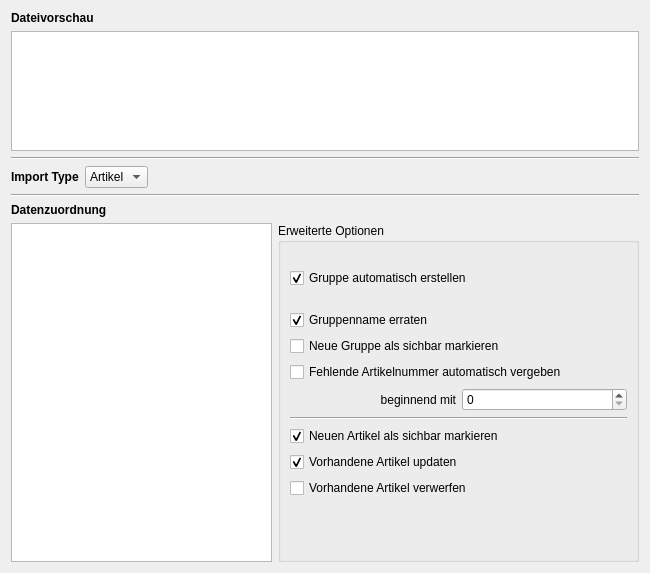
<?xml version="1.0" encoding="UTF-8"?>
<ui version="4.0">
 <class>CsvImportWizardPage2</class>
 <widget class="QWizardPage" name="CsvImportWizardPage2">
  <property name="geometry">
   <rect>
    <x>0</x>
    <y>0</y>
    <width>650</width>
    <height>573</height>
   </rect>
  </property>
  <layout class="QHBoxLayout" name="horizontalLayout_2">
   <item>
    <layout class="QGridLayout" name="gridLayout">
     <item row="0" column="0">
      <widget class="QLabel" name="label_10">
       <property name="font">
        <font>
         <weight>75</weight>
         <bold>true</bold>
        </font>
       </property>
       <property name="text">
        <string>Dateivorschau</string>
       </property>
      </widget>
     </item>
     <item row="1" column="0">
      <widget class="QTableView" name="tableView">
       <property name="sizePolicy">
        <sizepolicy hsizetype="Expanding" vsizetype="Minimum">
         <horstretch>0</horstretch>
         <verstretch>0</verstretch>
        </sizepolicy>
       </property>
       <property name="minimumSize">
        <size>
         <width>0</width>
         <height>0</height>
        </size>
       </property>
       <property name="maximumSize">
        <size>
         <width>16777215</width>
         <height>120</height>
        </size>
       </property>
      </widget>
     </item>
     <item row="2" column="0">
      <widget class="Line" name="line_2">
       <property name="orientation">
        <enum>Qt::Horizontal</enum>
       </property>
      </widget>
     </item>
     <item row="3" column="0">
      <layout class="QGridLayout" name="gridLayout_3">
       <item row="0" column="1">
        <widget class="QComboBox" name="importTypeComboBox">
         <item>
          <property name="text">
           <string>Artikel</string>
          </property>
         </item>
        </widget>
       </item>
       <item row="0" column="0">
        <widget class="QLabel" name="label_3">
         <property name="font">
          <font>
           <weight>75</weight>
           <bold>true</bold>
          </font>
         </property>
         <property name="text">
          <string>Import Type</string>
         </property>
        </widget>
       </item>
       <item row="0" column="2">
        <spacer name="horizontalSpacer">
         <property name="orientation">
          <enum>Qt::Horizontal</enum>
         </property>
         <property name="sizeHint" stdset="0">
          <size>
           <width>40</width>
           <height>20</height>
          </size>
         </property>
        </spacer>
       </item>
      </layout>
     </item>
     <item row="4" column="0">
      <widget class="Line" name="line">
       <property name="orientation">
        <enum>Qt::Horizontal</enum>
       </property>
      </widget>
     </item>
     <item row="5" column="0">
      <widget class="QLabel" name="label_11">
       <property name="font">
        <font>
         <weight>75</weight>
         <bold>true</bold>
        </font>
       </property>
       <property name="text">
        <string>Datenzuordnung</string>
       </property>
      </widget>
     </item>
     <item row="6" column="0">
      <layout class="QHBoxLayout" name="horizontalLayout">
       <item>
        <widget class="QTableView" name="assignmentView">
         <property name="sizePolicy">
          <sizepolicy hsizetype="Minimum" vsizetype="Expanding">
           <horstretch>0</horstretch>
           <verstretch>0</verstretch>
          </sizepolicy>
         </property>
        </widget>
       </item>
       <item>
        <widget class="QGroupBox" name="groupBox">
         <property name="title">
          <string>Erweiterte Optionen</string>
         </property>
         <layout class="QVBoxLayout" name="verticalLayout_2">
          <item>
           <layout class="QVBoxLayout" name="verticalLayout">
            <item>
             <widget class="QCheckBox" name="autoGroupCheckBox">
              <property name="sizePolicy">
               <sizepolicy hsizetype="Minimum" vsizetype="Expanding">
                <horstretch>0</horstretch>
                <verstretch>0</verstretch>
               </sizepolicy>
              </property>
              <property name="text">
               <string>Gruppe automatisch erstellen</string>
              </property>
              <property name="checked">
               <bool>true</bool>
              </property>
             </widget>
            </item>
            <item>
             <widget class="QCheckBox" name="guessGroupCheckBox">
              <property name="text">
               <string>Gruppenname erraten</string>
              </property>
              <property name="checked">
               <bool>true</bool>
              </property>
             </widget>
            </item>
            <item>
             <widget class="QCheckBox" name="visibleGroupCheckBox">
              <property name="text">
               <string>Neue Gruppe als sichbar markieren</string>
              </property>
              <property name="checked">
               <bool>false</bool>
              </property>
             </widget>
            </item>
            <item>
             <widget class="QCheckBox" name="autoItemnumCheckBox">
              <property name="text">
               <string>Fehlende Artikelnummer automatisch vergeben</string>
              </property>
             </widget>
            </item>
            <item>
             <layout class="QHBoxLayout" name="horizontalLayout_3">
              <item>
               <widget class="QLabel" name="label">
                <property name="text">
                 <string>beginnend mit</string>
                </property>
                <property name="alignment">
                 <set>Qt::AlignRight|Qt::AlignTrailing|Qt::AlignVCenter</set>
                </property>
               </widget>
              </item>
              <item>
               <widget class="QLongLongSpinBox" name="autoitemnumSpinBox">
                <property name="maximum">
                 <number>999999999</number>
                </property>
               </widget>
              </item>
             </layout>
            </item>
            <item>
             <widget class="Line" name="line_3">
              <property name="orientation">
               <enum>Qt::Horizontal</enum>
              </property>
             </widget>
            </item>
            <item>
             <widget class="QCheckBox" name="visibleProductCheckBox">
              <property name="text">
               <string>Neuen Artikel als sichbar markieren</string>
              </property>
              <property name="checked">
               <bool>true</bool>
              </property>
             </widget>
            </item>
            <item>
             <widget class="QCheckBox" name="updateExistingProductCheckBox">
              <property name="text">
               <string>Vorhandene Artikel updaten</string>
              </property>
              <property name="checked">
               <bool>true</bool>
              </property>
              <property name="tristate">
               <bool>false</bool>
              </property>
              <attribute name="buttonGroup">
               <string notr="true">buttonGroup</string>
              </attribute>
             </widget>
            </item>
            <item>
             <widget class="QCheckBox" name="ignoreExistingProductCheckBox">
              <property name="text">
               <string>Vorhandene Artikel verwerfen</string>
              </property>
              <attribute name="buttonGroup">
               <string notr="true">buttonGroup</string>
              </attribute>
             </widget>
            </item>
            <item>
             <spacer name="verticalSpacer">
              <property name="orientation">
               <enum>Qt::Vertical</enum>
              </property>
              <property name="sizeHint" stdset="0">
               <size>
                <width>337</width>
                <height>13</height>
               </size>
              </property>
             </spacer>
            </item>
           </layout>
          </item>
         </layout>
        </widget>
       </item>
      </layout>
     </item>
    </layout>
   </item>
  </layout>
 </widget>
 <customwidgets>
  <customwidget>
   <class>QLongLongSpinBox</class>
   <extends>QSpinBox</extends>
   <header>3rdparty/ckvsoft/qlonglongspinbox.h</header>
  </customwidget>
 </customwidgets>
 <resources/>
 <connections/>
 <buttongroups>
  <buttongroup name="buttonGroup"/>
 </buttongroups>
</ui>
